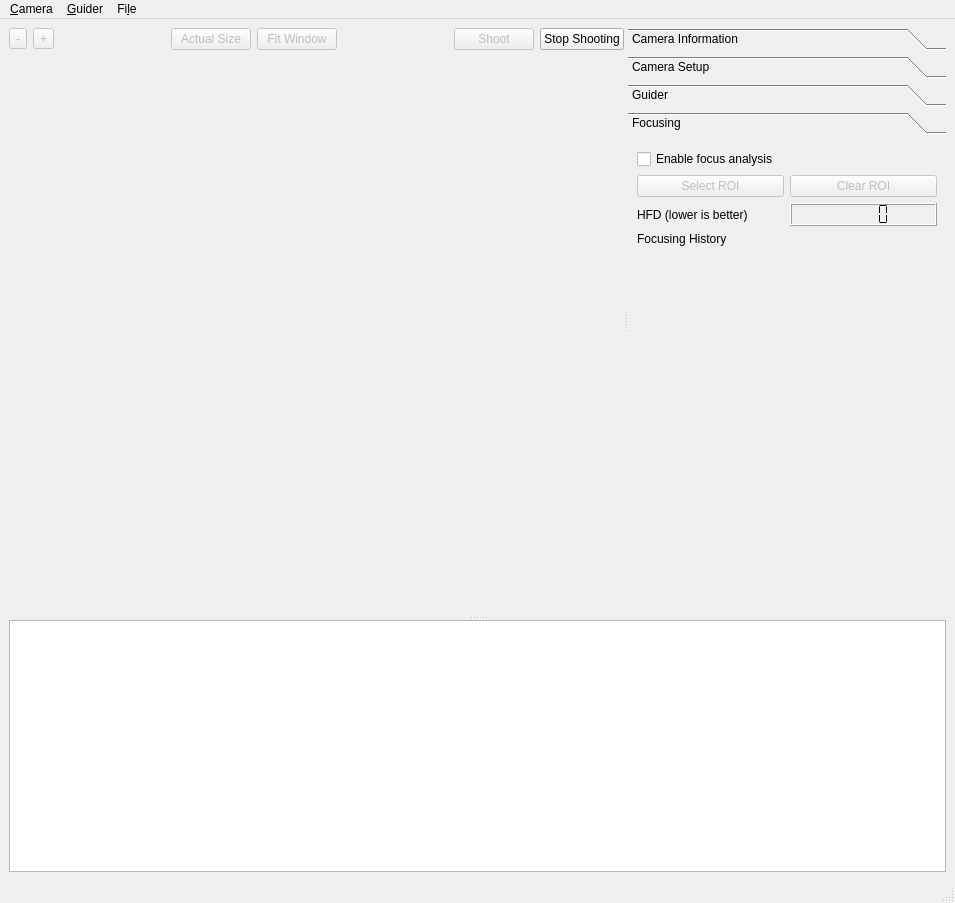
<?xml version="1.0" encoding="UTF-8"?>
<ui version="4.0">
 <class>DSLR_Shooter_Window</class>
 <widget class="QMainWindow" name="DSLR_Shooter_Window">
  <property name="geometry">
   <rect>
    <x>0</x>
    <y>0</y>
    <width>955</width>
    <height>903</height>
   </rect>
  </property>
  <property name="windowTitle">
   <string>DSLR Shooter</string>
  </property>
  <widget class="QWidget" name="centralwidget">
   <layout class="QGridLayout" name="gridLayout">
    <item row="0" column="0">
     <widget class="QSplitter" name="log_splitter">
      <property name="orientation">
       <enum>Qt::Vertical</enum>
      </property>
      <widget class="QSplitter" name="camera_splitter">
       <property name="orientation">
        <enum>Qt::Horizontal</enum>
       </property>
       <widget class="QWidget" name="layoutWidget">
        <layout class="QVBoxLayout" name="verticalLayout_2">
         <item>
          <layout class="QHBoxLayout" name="horizontalLayout_2">
           <item>
            <widget class="QToolButton" name="zoomOut">
             <property name="enabled">
              <bool>false</bool>
             </property>
             <property name="text">
              <string>-</string>
             </property>
            </widget>
           </item>
           <item>
            <widget class="QToolButton" name="zoomIn">
             <property name="enabled">
              <bool>false</bool>
             </property>
             <property name="text">
              <string>+</string>
             </property>
            </widget>
           </item>
           <item>
            <spacer name="horizontalSpacer">
             <property name="orientation">
              <enum>Qt::Horizontal</enum>
             </property>
             <property name="sizeHint" stdset="0">
              <size>
               <width>40</width>
               <height>20</height>
              </size>
             </property>
            </spacer>
           </item>
           <item>
            <widget class="QPushButton" name="zoomActualSize">
             <property name="enabled">
              <bool>false</bool>
             </property>
             <property name="text">
              <string>Actual Size</string>
             </property>
            </widget>
           </item>
           <item>
            <widget class="QPushButton" name="zoomFit">
             <property name="enabled">
              <bool>false</bool>
             </property>
             <property name="text">
              <string>Fit Window</string>
             </property>
            </widget>
           </item>
           <item>
            <spacer name="horizontalSpacer_2">
             <property name="orientation">
              <enum>Qt::Horizontal</enum>
             </property>
             <property name="sizeHint" stdset="0">
              <size>
               <width>40</width>
               <height>20</height>
              </size>
             </property>
            </spacer>
           </item>
           <item>
            <widget class="QPushButton" name="shoot">
             <property name="enabled">
              <bool>false</bool>
             </property>
             <property name="text">
              <string>Shoot</string>
             </property>
             <property name="flat">
              <bool>false</bool>
             </property>
            </widget>
           </item>
           <item>
            <widget class="QPushButton" name="stopShooting">
             <property name="enabled">
              <bool>true</bool>
             </property>
             <property name="text">
              <string>Stop Shooting</string>
             </property>
            </widget>
           </item>
          </layout>
         </item>
         <item>
          <widget class="ZoomableImage" name="imageContainer" native="true">
           <property name="sizePolicy">
            <sizepolicy hsizetype="Expanding" vsizetype="Expanding">
             <horstretch>0</horstretch>
             <verstretch>0</verstretch>
            </sizepolicy>
           </property>
          </widget>
         </item>
        </layout>
       </widget>
       <widget class="QToolBox" name="toolBox">
        <property name="enabled">
         <bool>true</bool>
        </property>
        <property name="currentIndex">
         <number>3</number>
        </property>
        <widget class="QWidget" name="camera_info_page">
         <property name="geometry">
          <rect>
           <x>0</x>
           <y>0</y>
           <width>314</width>
           <height>473</height>
          </rect>
         </property>
         <attribute name="label">
          <string>Camera Information</string>
         </attribute>
         <layout class="QGridLayout" name="gridLayout_2">
          <item row="0" column="0">
           <widget class="QLabel" name="camera_infos">
            <property name="text">
             <string/>
            </property>
           </widget>
          </item>
          <item row="1" column="0">
           <spacer name="verticalSpacer_2">
            <property name="orientation">
             <enum>Qt::Vertical</enum>
            </property>
            <property name="sizeHint" stdset="0">
             <size>
              <width>20</width>
              <height>40</height>
             </size>
            </property>
           </spacer>
          </item>
         </layout>
        </widget>
        <widget class="QWidget" name="camera_setup_page">
         <property name="geometry">
          <rect>
           <x>0</x>
           <y>0</y>
           <width>314</width>
           <height>473</height>
          </rect>
         </property>
         <attribute name="label">
          <string>Camera Setup</string>
         </attribute>
         <layout class="QGridLayout" name="gridLayout_3">
          <item row="3" column="0">
           <widget class="QLabel" name="label_2">
            <property name="text">
             <string>Shoot Interval</string>
            </property>
           </widget>
          </item>
          <item row="11" column="1">
           <widget class="QLabel" name="imageFormatLabel">
            <property name="text">
             <string/>
            </property>
           </widget>
          </item>
          <item row="13" column="0">
           <widget class="QLabel" name="label_10">
            <property name="text">
             <string>Manual Exposure</string>
            </property>
           </widget>
          </item>
          <item row="13" column="1">
           <widget class="QLabel" name="manualExposureLabel">
            <property name="text">
             <string/>
            </property>
           </widget>
          </item>
          <item row="14" column="0">
           <spacer name="verticalSpacer_3">
            <property name="orientation">
             <enum>Qt::Vertical</enum>
            </property>
            <property name="sizeHint" stdset="0">
             <size>
              <width>20</width>
              <height>3</height>
             </size>
            </property>
           </spacer>
          </item>
          <item row="1" column="0" colspan="2">
           <widget class="QComboBox" name="shoot_mode">
            <item>
             <property name="text">
              <string>Single</string>
             </property>
            </item>
            <item>
             <property name="text">
              <string>Repeat</string>
             </property>
            </item>
           </widget>
          </item>
          <item row="0" column="0" colspan="2">
           <widget class="QLabel" name="label">
            <property name="text">
             <string>Shoot Mode</string>
            </property>
           </widget>
          </item>
          <item row="6" column="0" colspan="2">
           <widget class="QLabel" name="label_3">
            <property name="text">
             <string>Images to capture</string>
            </property>
           </widget>
          </item>
          <item row="7" column="0" colspan="2">
           <widget class="QSpinBox" name="images_count">
            <property name="specialValueText">
             <string>Infinite</string>
            </property>
            <property name="suffix">
             <string> images</string>
            </property>
            <property name="minimum">
             <number>0</number>
            </property>
            <property name="maximum">
             <number>999</number>
            </property>
           </widget>
          </item>
          <item row="12" column="0">
           <widget class="QLabel" name="label_5">
            <property name="text">
             <string>Shutter Speed</string>
            </property>
           </widget>
          </item>
          <item row="8" column="0" colspan="2">
           <widget class="QPushButton" name="imageSettings">
            <property name="text">
             <string>Image Settings...</string>
            </property>
           </widget>
          </item>
          <item row="10" column="1">
           <widget class="QLabel" name="isoLabel">
            <property name="text">
             <string/>
            </property>
           </widget>
          </item>
          <item row="10" column="0">
           <widget class="QLabel" name="label_4">
            <property name="text">
             <string>ISO</string>
            </property>
           </widget>
          </item>
          <item row="11" column="0">
           <widget class="QLabel" name="label_6">
            <property name="text">
             <string>Image Format</string>
            </property>
           </widget>
          </item>
          <item row="12" column="1">
           <widget class="QLabel" name="shutterSpeedLabel">
            <property name="text">
             <string/>
            </property>
           </widget>
          </item>
          <item row="5" column="0" colspan="2">
           <widget class="QCheckBox" name="ditherAfterShot">
            <property name="enabled">
             <bool>false</bool>
            </property>
            <property name="text">
             <string>Dither after each shot</string>
            </property>
           </widget>
          </item>
          <item row="9" column="0" colspan="2">
           <widget class="QGroupBox" name="groupBox">
            <property name="title">
             <string>Files</string>
            </property>
            <layout class="QGridLayout" name="gridLayout_5">
             <item row="0" column="0">
              <widget class="QRadioButton" name="outputDiscard">
               <property name="text">
                <string>Discard</string>
               </property>
               <property name="checked">
                <bool>true</bool>
               </property>
              </widget>
             </item>
             <item row="1" column="0">
              <widget class="QRadioButton" name="outputSave">
               <property name="text">
                <string>Save to..</string>
               </property>
              </widget>
             </item>
             <item row="3" column="0">
              <widget class="QLineEdit" name="outputDir">
               <property name="enabled">
                <bool>false</bool>
               </property>
              </widget>
             </item>
             <item row="3" column="1">
              <widget class="QToolButton" name="outputDirButton">
               <property name="enabled">
                <bool>false</bool>
               </property>
               <property name="text">
                <string>...</string>
               </property>
              </widget>
             </item>
            </layout>
           </widget>
          </item>
          <item row="3" column="1">
           <widget class="QTimeEdit" name="shoot_interval">
            <property name="enabled">
             <bool>false</bool>
            </property>
            <property name="currentSection">
             <enum>QDateTimeEdit::HourSection</enum>
            </property>
            <property name="displayFormat">
             <string>HH:mm:ss</string>
            </property>
           </widget>
          </item>
         </layout>
        </widget>
        <widget class="QWidget" name="guider_page">
         <property name="geometry">
          <rect>
           <x>0</x>
           <y>0</y>
           <width>314</width>
           <height>473</height>
          </rect>
         </property>
         <attribute name="label">
          <string>Guider</string>
         </attribute>
         <layout class="QGridLayout" name="gridLayout_4">
          <item row="1" column="0">
           <widget class="QPushButton" name="dither">
            <property name="text">
             <string>Dither</string>
            </property>
           </widget>
          </item>
          <item row="0" column="0">
           <widget class="QPushButton" name="connectLinGuider">
            <property name="text">
             <string>Connect Guider</string>
            </property>
           </widget>
          </item>
          <item row="2" column="0">
           <spacer name="verticalSpacer">
            <property name="orientation">
             <enum>Qt::Vertical</enum>
            </property>
            <property name="sizeHint" stdset="0">
             <size>
              <width>20</width>
              <height>40</height>
             </size>
            </property>
           </spacer>
          </item>
          <item row="3" column="0">
           <widget class="QLabel" name="guiderStatus">
            <property name="text">
             <string/>
            </property>
           </widget>
          </item>
         </layout>
        </widget>
        <widget class="QWidget" name="focusing_page">
         <property name="geometry">
          <rect>
           <x>0</x>
           <y>0</y>
           <width>314</width>
           <height>473</height>
          </rect>
         </property>
         <attribute name="label">
          <string>Focusing</string>
         </attribute>
         <layout class="QGridLayout" name="gridLayout_6">
          <item row="0" column="0">
           <widget class="QCheckBox" name="enable_focus_analysis">
            <property name="text">
             <string>Enable focus analysis</string>
            </property>
           </widget>
          </item>
          <item row="2" column="0">
           <widget class="QLabel" name="focus_analysis_type">
            <property name="text">
             <string>HFD (lower is better)</string>
            </property>
           </widget>
          </item>
          <item row="2" column="1">
           <widget class="QLCDNumber" name="focus_analysis_value">
            <property name="smallDecimalPoint">
             <bool>false</bool>
            </property>
            <property name="segmentStyle">
             <enum>QLCDNumber::Flat</enum>
            </property>
           </widget>
          </item>
          <item row="3" column="0" colspan="2">
           <widget class="QLabel" name="label_8">
            <property name="text">
             <string>Focusing History</string>
            </property>
           </widget>
          </item>
          <item row="6" column="1">
           <spacer name="verticalSpacer_4">
            <property name="orientation">
             <enum>Qt::Vertical</enum>
            </property>
            <property name="sizeHint" stdset="0">
             <size>
              <width>20</width>
              <height>352</height>
             </size>
            </property>
           </spacer>
          </item>
          <item row="4" column="0" colspan="2">
           <widget class="QwtPlot" name="focusing_graph" native="true">
            <property name="sizePolicy">
             <sizepolicy hsizetype="Preferred" vsizetype="Preferred">
              <horstretch>0</horstretch>
              <verstretch>0</verstretch>
             </sizepolicy>
            </property>
            <property name="maximumSize">
             <size>
              <width>16777215</width>
              <height>16777215</height>
             </size>
            </property>
           </widget>
          </item>
          <item row="5" column="0" colspan="2">
           <widget class="QLabel" name="focus_analysis_history">
            <property name="sizePolicy">
             <sizepolicy hsizetype="MinimumExpanding" vsizetype="Preferred">
              <horstretch>0</horstretch>
              <verstretch>0</verstretch>
             </sizepolicy>
            </property>
            <property name="text">
             <string/>
            </property>
           </widget>
          </item>
          <item row="1" column="0">
           <widget class="QPushButton" name="focusing_select_roi">
            <property name="enabled">
             <bool>false</bool>
            </property>
            <property name="text">
             <string>Select ROI</string>
            </property>
           </widget>
          </item>
          <item row="1" column="1">
           <widget class="QPushButton" name="focusing_clear_roi">
            <property name="enabled">
             <bool>false</bool>
            </property>
            <property name="text">
             <string>Clear ROI</string>
            </property>
           </widget>
          </item>
         </layout>
        </widget>
       </widget>
      </widget>
      <widget class="QTextBrowser" name="logWindow">
       <property name="sizePolicy">
        <sizepolicy hsizetype="Expanding" vsizetype="MinimumExpanding">
         <horstretch>0</horstretch>
         <verstretch>0</verstretch>
        </sizepolicy>
       </property>
      </widget>
     </widget>
    </item>
   </layout>
  </widget>
  <widget class="QStatusBar" name="statusbar"/>
  <widget class="QMenuBar" name="menuBar">
   <property name="geometry">
    <rect>
     <x>0</x>
     <y>0</y>
     <width>955</width>
     <height>18</height>
    </rect>
   </property>
   <widget class="QMenu" name="menuCamera">
    <property name="title">
     <string>&amp;Camera</string>
    </property>
    <addaction name="actionScan"/>
    <addaction name="actionSet_Camera"/>
    <addaction name="actionSet_Preview_Interval"/>
   </widget>
   <widget class="QMenu" name="menuGuider">
    <property name="title">
     <string>&amp;Guider</string>
    </property>
   </widget>
   <widget class="QMenu" name="menuFile">
    <property name="title">
     <string>Fi&amp;le</string>
    </property>
    <addaction name="actionClean_Log_Messages"/>
    <addaction name="actionOpen_Last_Images_Folde"/>
    <addaction name="action_Quit"/>
   </widget>
   <addaction name="menuCamera"/>
   <addaction name="menuGuider"/>
   <addaction name="menuFile"/>
  </widget>
  <action name="actionConnect_LinGuider">
   <property name="text">
    <string>Connect LinGuider</string>
   </property>
  </action>
  <action name="actionDisconnect_LinGuider">
   <property name="text">
    <string>Disconnect LinGuider</string>
   </property>
  </action>
  <action name="actionDither">
   <property name="text">
    <string>Dither</string>
   </property>
  </action>
  <action name="actionScan">
   <property name="text">
    <string>&amp;Scan</string>
   </property>
  </action>
  <action name="actionSet_Camera">
   <property name="text">
    <string>Set &amp;Camera</string>
   </property>
  </action>
  <action name="actionSet_Preview_Interval">
   <property name="text">
    <string>Set &amp;Preview Interval...</string>
   </property>
  </action>
  <action name="actionClean_Log_Messages">
   <property name="text">
    <string>&amp;Clean Log Messages</string>
   </property>
  </action>
  <action name="actionOpen_Last_Images_Folde">
   <property name="text">
    <string>&amp;Open Last Images Folder</string>
   </property>
  </action>
  <action name="action_Quit">
   <property name="text">
    <string>&amp;Quit</string>
   </property>
   <property name="shortcut">
    <string>Ctrl+Q</string>
   </property>
  </action>
 </widget>
 <customwidgets>
  <customwidget>
   <class>QwtPlot</class>
   <extends></extends>
   <header>qwt-src/qwt_plot.h</header>
  </customwidget>
  <customwidget>
   <class>ZoomableImage</class>
   <extends>QWidget</extends>
   <header>zoomableimage.h</header>
  </customwidget>
 </customwidgets>
 <resources/>
 <connections/>
</ui>
